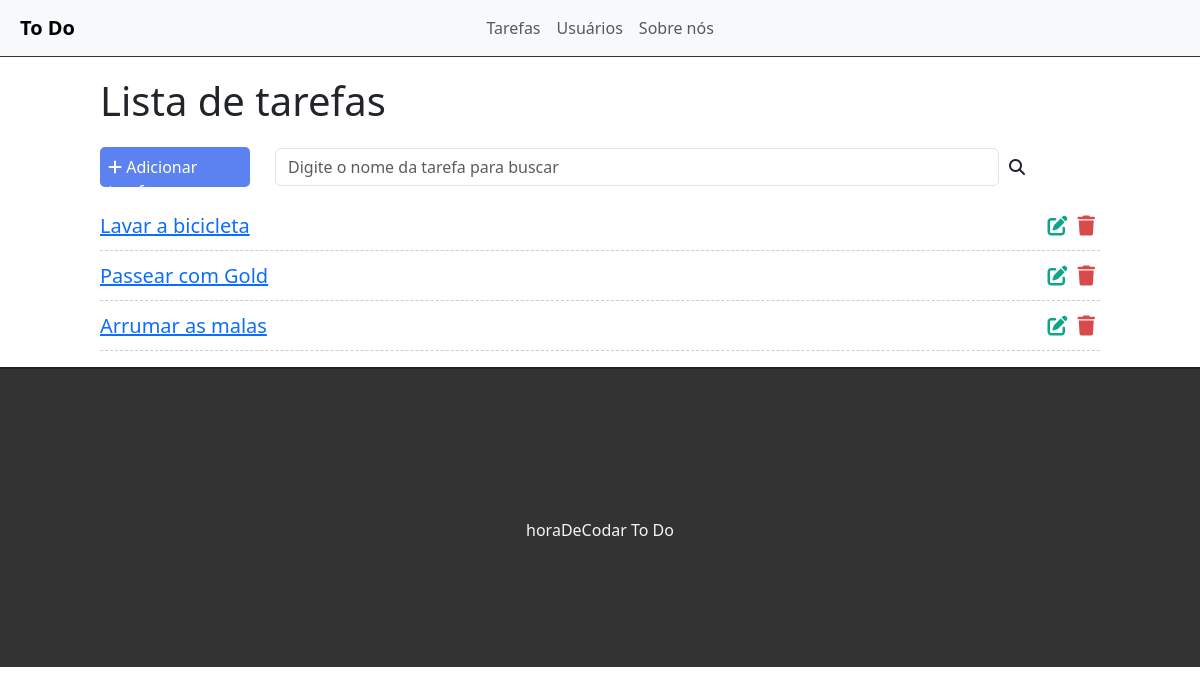
The app's page /, older data.
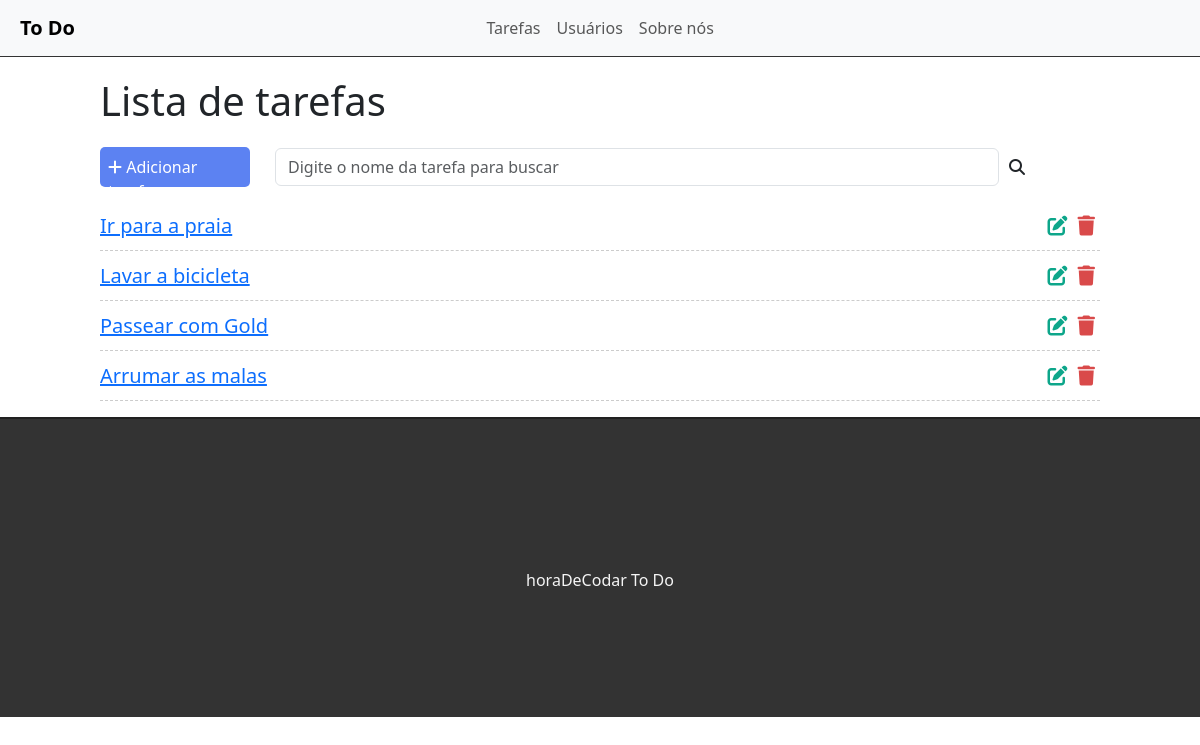
The same page, newer data.
### tasks/models.py (models this page shows, shortened)
class Task(models.Model):
	title = models.CharField(max_length=255)
	description = models.TextField()
	done = models.CharField(
		max_length=5,
		choices=STATUS,
	)
	created_at = models.DateField(auto_now_add=True)
	update_at = models.DateField(auto_now=True)

### tasks/views.py (the view)
# urls.py: path('', views.taskList, name='task-list'),
def taskList(request):
	tasks = Task.objects.all().order_by('-created_at') #Pegando todos os objetos Tasks do banco de dados
	return render(request, 'tasks/list.html', {'tasks': tasks} )

### tasks/templates/tasks/list.html (shortened to what this page needs)
{% extends 'base.html' %}
{% block content %}
<div class="offset-1 col-10 list-div">
	<h1>Lista de tarefas</h1>
	<div class="add-search">
		<a id='add-task' href="newtask/">
			<div class="col-2 add-div">
				<i class="fa-solid fa-plus"></i> Adicionar tarefa
			</div>
		</a>
		<div class="col-9 search-div" id="search-bar">
			<input class="form-control" type="text" id="search" placeholder="Digite o nome da tarefa para buscar">
			<i class="fas fa-search"></i>
		</div>
	</div>
	<ul class="task-list">
		{% for task in tasks %}
		<li class="task-item">
			<span><a href="/task/{{task.id}}">{{task.title}}</a></span>
			<span><i class="fas fa-trash"></i></span>
			<span><a href="/edit/{{task.id}}"><i class="fas fa-edit"></i></a></span>
		</li>
		{% endfor %}
	</ul>
</div>
{% endblock %}

Row changes from the older to the newer data that the page shows:
added Task: title "Ir para a praia"
